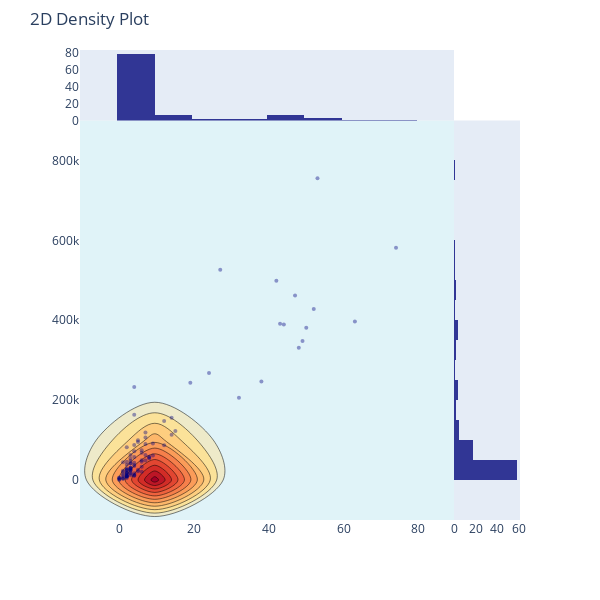

Notebook code for this chart:
### Code cell
import plotly.figure_factory as ff # To plot another Types of plots
x = df_bar_pubg['solo_Wins']
y = df_bar_pubg['solo_TimeSurvived']
colorscale=["rgb(165,0,38)","rgb(215,48,39)","rgb(244,109,67)","rgb(253,174,97)","rgb(254,224,144)","rgb(224,243,248)"]
fig = ff.create_2d_density(x,y,colorscale=colorscale,hist_color="rgb(49,54,149)" , point_size=4)

iplot(fig , filename='2d_plot')
